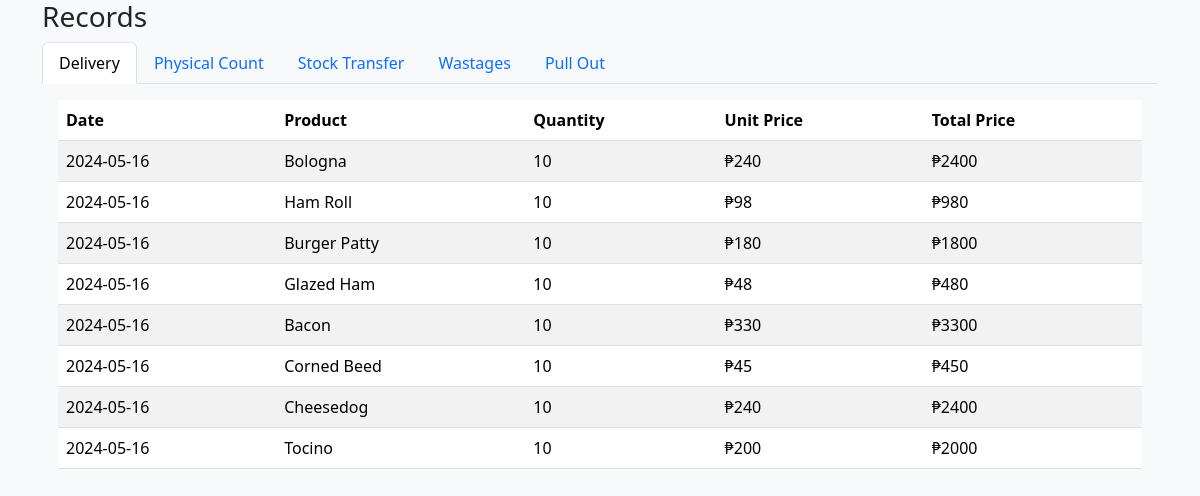
Screenshot of /Inventory/delivery/iframe/stock_record.php with the database file from the repository.
### tables this page shows
CREATE TABLE `tblproduct` (
  `fldproduct` varchar(200) DEFAULT NULL,
  `id` int(11) NOT NULL,
  `flddate` varchar(200) DEFAULT NULL,
  `fldquantity` varchar(200) DEFAULT NULL,
  `fldunitprice` varchar(200) DEFAULT NULL,
  `fldtotalprice` varchar(200) DEFAULT NULL,
  `fldtype` varchar(200) DEFAULT NULL,
  `fldvariance` varchar(200) DEFAULT NULL,
  `fldreason` varchar(200) DEFAULT NULL,
  `fldcurrentStock` varchar(200) DEFAULT NULL,
  `flddestination` varchar(200) DEFAULT NULL
);

### Inventory/delivery/iframe/stock_record.php (the view, shortened to what this page needs)
<?php
include("../../../conn.php");
?>
<!DOCTYPE html>
<html lang="en">
<head>
    <link href="https://cdn.jsdelivr.net/npm/bootstrap@5.3.3/dist/css/bootstrap.min.css" rel="stylesheet">
    <link rel="stylesheet" href="https://cdn.jsdelivr.net/npm/bootstrap-icons@1.10.5/font/bootstrap-icons.css">
</head>
<body>
    <div class="container" >
    <h3>Records</h3>
        <nav>
            <div class="nav nav-tabs" id="nav-tab" role="tablist">
                <button class="nav-link active" id="nav-delivery-tab" data-bs-toggle="tab" data-bs-target="#nav-delivery" type="button" role="tab" aria-controls="nav-delivery" aria-selected="true">Delivery</button>
                <button class="nav-link" id="nav-physical-tab" data-bs-toggle="tab" data-bs-target="#nav-physical" type="button" role="tab" aria-controls="nav-physical" aria-selected="false">Physical Count</button>
                <button class="nav-link" id="nav-transfer-tab" data-bs-toggle="tab" data-bs-target="#nav-transfer" type="button" role="tab" aria-controls="nav-transfer" aria-selected="false">Stock Transfer</button>
                <button class="nav-link" id="nav-wastages-tab" data-bs-toggle="tab" data-bs-target="#nav-wastages" type="button" role="tab" aria-controls="nav-wastages" aria-selected="false">Wastages</button>
                <button class="nav-link" id="nav-pullout-tab" data-bs-toggle="tab" data-bs-target="#nav-pullout" type="button" role="tab" aria-controls="nav-pullout" aria-selected="false">Pull Out</button>
            </div>
        </nav>
        <div class="tab-content" id="nav-tabContent">
            <div class="tab-pane fade show active p-3" id="nav-delivery" role="tabpanel" aria-labelledby="nav-delivery-tab">
                <table id="tableUsers" class="table table-striped" style="width: 100%;">
                    <thead>
                        <tr>
                            <th>Date</th>
                            <th>Product</th>
                            <th>Quantity</th>
                            <th>Unit Price</th>
                            <th>Total Price</th>
                        </tr>
                    </thead>
                    <tbody>
                        <?PHP
                            $result = $conn->query("select * from tblproduct where fldtype = 'Delivery'");
                            if(mysqli_num_rows($result) == 0){
                                echo "<tr><th colspan='5'><h6 class='text-secondary'>Currently no Records</h6></th></tr>";
                            }else{
                                while($row=$result->fetch_assoc()){
                                    echo "<tr>
                                    <td>$row[flddate]</td>
                                    <td>$row[fldproduct]</td>
                                    <td>$row[fldquantity]</td>
                                    <td>₱$row[fldunitprice]</td>
                                    <td>₱$row[fldtotalprice]</td>
                                    </tr>";
                                }
                            }
                        ?>
                    </tbody>
                </table>
            </div>
        </div>
    </div>
</body>
</html>

### Inventory/delivery/iframe/stock_record.php (style rules this page uses)
body { background-color: #f8f9fa; }

### rows the page displays
tblproduct: flddate "2024-05-16", fldproduct "Bologna", fldquantity "10", fldunitprice "240", fldtotalprice "2400"
tblproduct: flddate "2024-05-16", fldproduct "Ham Roll", fldquantity "10", fldunitprice "98", fldtotalprice "980"
tblproduct: flddate "2024-05-16", fldproduct "Burger Patty", fldquantity "10", fldunitprice "180", fldtotalprice "1800"
tblproduct: flddate "2024-05-16", fldproduct "Glazed Ham", fldquantity "10", fldunitprice "48", fldtotalprice "480"
tblproduct: flddate "2024-05-16", fldproduct "Bacon", fldquantity "10", fldunitprice "330", fldtotalprice "3300"
tblproduct: flddate "2024-05-16", fldproduct "Corned Beed", fldquantity "10", fldunitprice "45", fldtotalprice "450"
tblproduct: flddate "2024-05-16", fldproduct "Cheesedog", fldquantity "10", fldunitprice "240", fldtotalprice "2400"
tblproduct: flddate "2024-05-16", fldproduct "Tocino", fldquantity "10", fldunitprice "200", fldtotalprice "2000"
